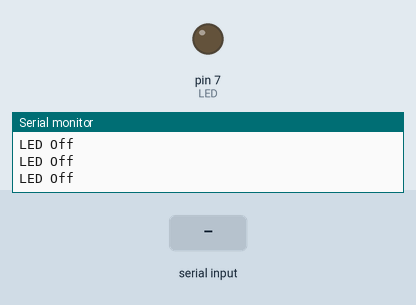
The sketch below on a simulated Arduino Uno, built with avr-gcc and run on an emulated ATmega328P. Shown: output pins drawn as LEDs (lit = HIGH), the last lines printed to the serial monitor. Inputs (shaded band) come from the test bench.

Above: at 2.8 s.
2.9 s: "1" received over the second serial link
At 3.6 s:
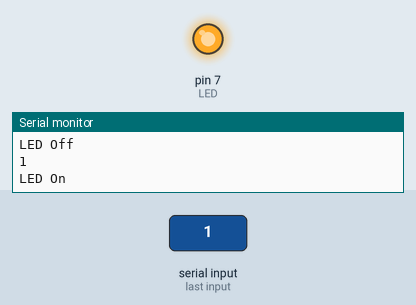
4.5 s: "0" received over the second serial link
At 6.3 s:
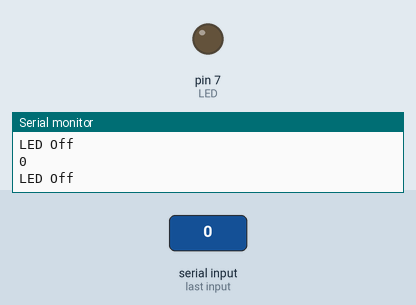
Timing chart, 0 to 7.8 s (numbered marks = the images above; inputs shaded):
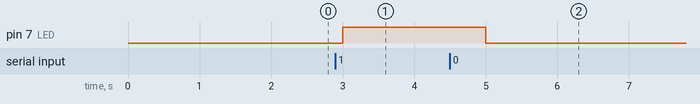

The sketch:

working_bt_output.ino
```cpp
/*
HC05 - Bluetooth AT-Command mode
modified on 10 Feb 2019
by Saeed Hosseini
https://electropeak.com/learn/
*/
#include <SoftwareSerial.h>
SoftwareSerial MyBlue(2, 3); // RX | TX
int flag = 0;
int LED = 7;
void setup()
{
  Serial.begin(9600);
  MyBlue.begin(9600);
  pinMode(LED, OUTPUT);
  digitalWrite(LED, LOW);
  Serial.println("Ready to connect\nDefualt password is 1234 or 000");
}
void loop()
{
  if (MyBlue.available())
    flag = MyBlue.read();
    char letter = flag;
    if(flag != 10 && flag != 13 && flag != 0){
      Serial.println(letter);
    }
  if (flag == 49)
  {
    digitalWrite(LED, HIGH);
    Serial.println("LED On");
  }
  else if (flag == 48 || flag == 0)
  {
    digitalWrite(LED, LOW);
    Serial.println("LED Off");
  }
  delay(1000);
} 
```

Measured:
- after the input at 2.9 s, pin 7 (LED): LOW → HIGH after 0.10 s
- after the input at 4.5 s, pin 7 (LED): HIGH → LOW after 0.50 s
